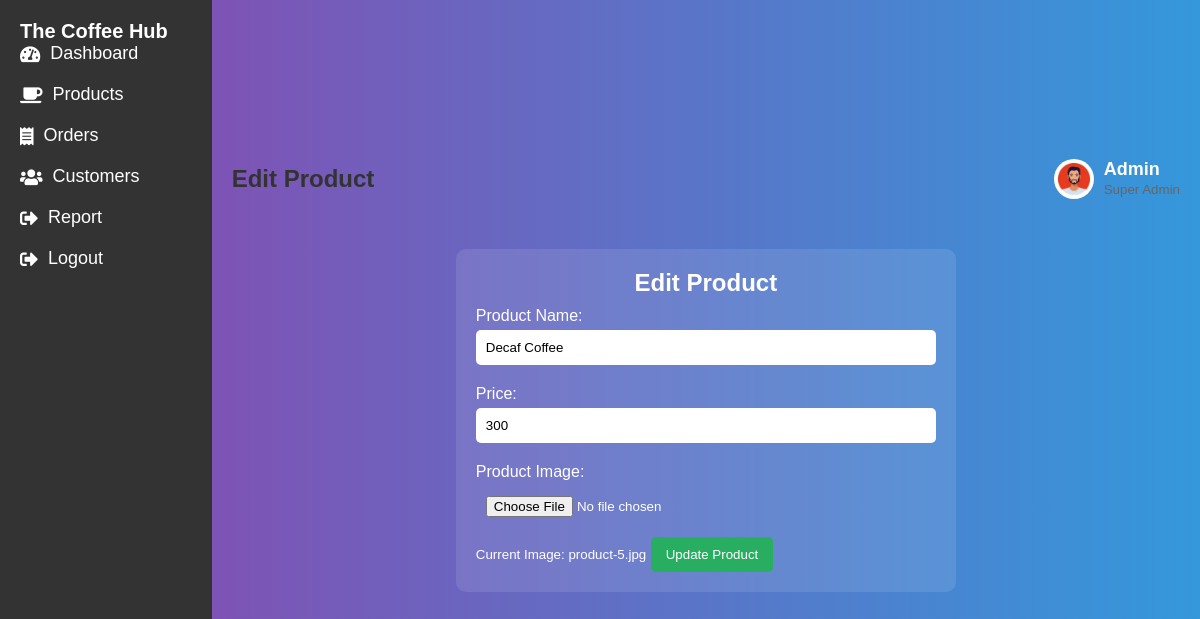
The app's page /edit_product.php?id=5 with its own data.
### tables this page shows
CREATE TABLE IF NOT EXISTS `product` (
  `product_id` int NOT NULL AUTO_INCREMENT,
  `name` varchar(225) DEFAULT NULL,
  `price` int DEFAULT NULL,
  `image` varchar(25) NOT NULL,
  PRIMARY KEY (`product_id`)
);

### edit_product.php (the view, shortened to what this page needs)
<?php
include 'db_connect.php';
if (isset($_GET['id'])) {
    $product_id = $_GET['id'];
    $sql = "SELECT * FROM product WHERE Product_id = $product_id";
    $result = $conn->query($sql);
    if ($result->num_rows > 0) {
        $row = $result->fetch_assoc();
        $name = $row['name'];
        $price = $row['price'];
        $image = $row['image'];
    } else {
        echo "Product not found.";
        exit();
    }
} else {
    echo "Product ID not provided.";
    exit();
}
?>
<!DOCTYPE html>
<html lang="en">
<head>
    <link rel="stylesheet" href="admin.css">
    <link rel="stylesheet" href="https://cdnjs.cloudflare.com/ajax/libs/font-awesome/5.15.4/css/all.min.css">
</head>
<body>
    <div class="sidebar">
        <h2>The Coffee Hub</h2>
        <ul>
            <li><a href="Dashbord.php"><i class="fas fa-tachometer-alt"></i> Dashboard</a></li>
            <li><a href="products.php" class="active"><i class="fas fa-coffee"></i> Products</a></li>
            <li><a href="orders.php"><i class="fas fa-receipt"></i> Orders</a></li>
            <li><a href="customers.php"><i class="fas fa-users"></i> Customers</a></li>
            <li><a href="report.php"><i class="fas fa-sign-out-alt"></i> Report</a></li>
            <li><a href="logout.php"><i class="fas fa-sign-out-alt"></i> Logout</a></li>
        </ul>
    </div>
    <div class="main-content">
        <header>
            <h2>Edit Product</h2>
            <div class="user-wrapper">
                <img src="admin.jpg" alt="Admin" class="admin-profile">
                <div class="user-info">
                    <h4>Admin</h4>
                    <small>Super Admin</small>
                </div>
            </div>
        </header>
        <main>
            <div class="edit-form">
                <h2>Edit Product</h2>
                <form action="" method="POST" enctype="multipart/form-data">
                    <label for="name">Product Name:</label>
                    <input type="text" id="name" name="name" value="<?php echo $name; ?>" required>
                    <label for="price">Price:</label>
                    <input type="number" id="price" name="price" step="0.01" value="<?php echo $price; ?>" required>
                    <label for="image">Product Image:</label>
                    <input type="file" id="image" name="image">
                    <small>Current Image: <?php echo $image; ?></small>
                    <input type="submit" value="Update Product">
                </form>
            </div>
        </main>
    </div>
</body>
</html>

### admin.css (style rules this page uses)
* { margin: 0; padding: 0; box-sizing: border-box; font-family: 'Poppins', sans-serif; }
body { display: flex; min-height: 100vh; background-color: #f4f7fc; }
.sidebar { width: 250px; height: 100vh; background: #333; padding: 20px; color: #fff; }
.sidebar h2 { font-size: 20px; margin-top: 0; }
.sidebar ul { list-style: none; padding-left: 0; }
.sidebar ul li { margin-bottom: 20px; }
.sidebar ul li a { color: #fff; text-decoration: none; font-size: 18px; display: flex; align-items: center; }
.sidebar ul li a .fas { margin-right: 10px; }
.main-content { width: 100%; padding: 20px; }
header { display: flex; justify-content: space-between; align-items: center; }
header h2 { font-size: 24px; color: #333; }
header .user-wrapper { display: flex; align-items: center; }
header .user-wrapper img { border-radius: 50%; width: 40px; height: 40px; margin-right: 10px; }
header .user-wrapper h4 { margin: 0; font-size: 18px; }
header .user-wrapper small { color: #666; }
body { font-family: Arial, sans-serif; background-color: #f4f4f4; display: flex; justify-content: center; align-items: center; height: 100vh; margin: 0; }

### edit_product.php (style rules this page uses)
body { font-family: Arial, sans-serif; background: linear-gradient(to right, #8e44ad, #3498db); color: white; margin: 0; padding: 0; }
.edit-form { max-width: 500px; margin: 50px auto; padding: 20px; background: rgba(255, 255, 255, 0.1); border-radius: 10px; }
.edit-form h2 { text-align: center; }
.edit-form label { display: block; margin: 10px 0 5px; }
.edit-form input[type="text"], .edit-form input[type="number"], .edit-form input[type="file"] { width: 100%; padding: 10px; margin-bottom: 10px; border: none; border-radius: 5px; }
.edit-form input[type="submit"] { background: #27ae60; color: white; padding: 10px 15px; border: none; cursor: pointer; border-radius: 5px; transition: 0.3s; }

### records on screen
product: name "Decaf Coffee", price "300", image "product-5.jpg"
